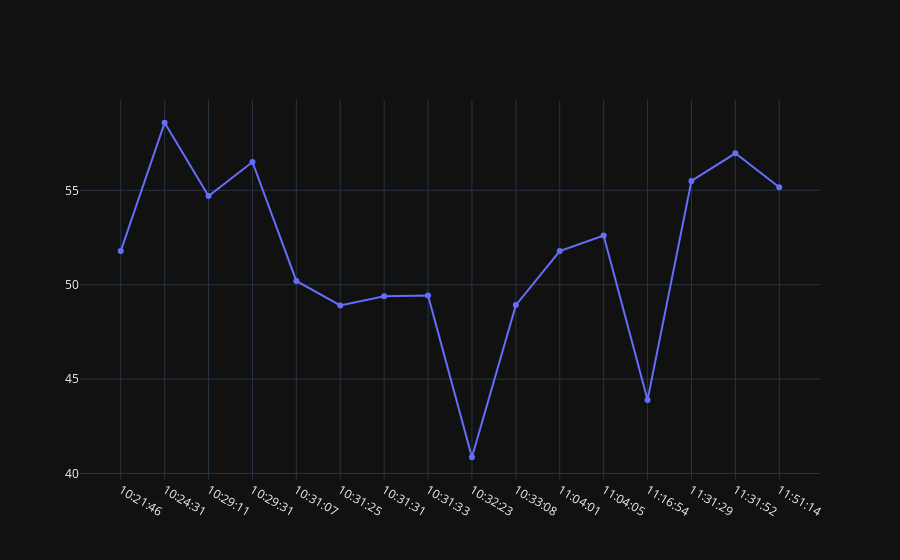

Here is the notebook cell this chart was saved with:
### Code cell
fig = go.Figure([go.Scatter(x=photo['Time Taken'], y=photo['Altitude'])])
fig.show()

### Figure 1 — Plotly figure (JSON) as saved in the notebook; plotly's stock layout.template omitted (floating-point values rounded to 4 significant figures)
{"data": [{"x": ["10:21:46", "10:24:31", "10:29:11", "10:29:31", "10:31:07", "10:31:25", "10:31:31", "10:31:33", "10:32:23", "10:33:08", "11:04:01", "11:04:05", "11:16:54", "11:31:29", "11:31:52", "11:51:14"], "y": [51.78, 58.58, 54.7, 56.5, 50.2, 48.9, 49.39, 49.43, 40.86, 48.92, 51.78, 52.61, 43.89, 55.5, 56.96, 55.16], "type": "scatter"}], "layout": {}}
